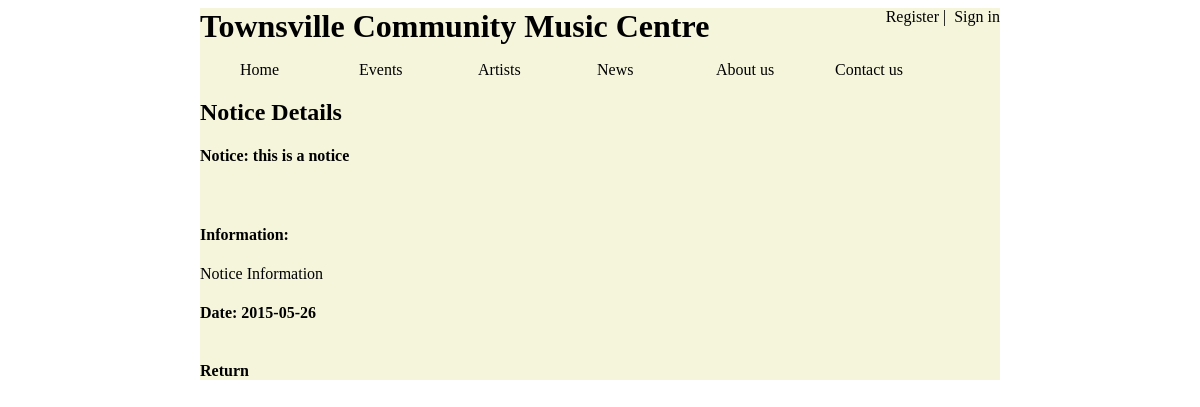
The page /notice.php?id=1 on the database its author committed.
### tables this page shows
CREATE TABLE "notices" (
  "id" integer NOT NULL PRIMARY KEY AUTOINCREMENT,
  "notice" text NOT NULL,
  "summary" text NOT NULL,
  "info" text NOT NULL,
  "date" text NOT NULL
);

### notice.php (the view, shortened to what this page needs)
<?php
include("dbconnect.php");
?>
<!doctype html>
<html>
<head>
    <link rel="stylesheet" type="text/css" href="main.css" />
</head>
<body>
<div id="content">
    <?php
    include("template.php");
    ?>
    <h2>Notice Details</h2>
    <?php
    $ID = $_GET['id'];
    $sql = "SELECT * FROM notices WHERE id = $ID";
    foreach ($dbh->query($sql) as $row) {
        $notice = $row['notice'];
        $info = $row['info'];
        $date = $row['date'];
        echo "<h4>Notice: $notice</h4>
    <br><h4>Information: </h4>$info
    <br><h4>Date: $date</h4>";
    }
    echo '<br><b><a href="noticeBoard.php">Return</a></b>';
    ?>
</div>
</body>
</html>

### main.css (style rules this page uses)
#content { width:800px; min-height: 100%; margin:0 auto; background-color:beige; }
a { color:black; text-decoration:none; }

### rows shown on the page
notices: notice "this is a notice", info "Notice Information", date "2015-05-26"
